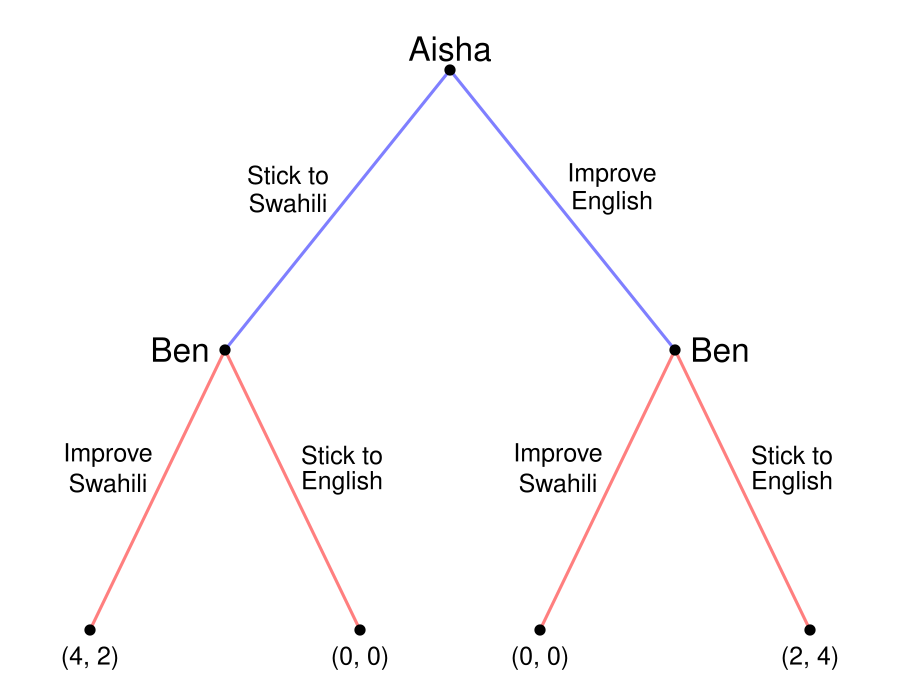

The R source for this figure:
require(shape)
pdf(file = "people/sequential_disagreement.pdf", width = 9, height = 7)

#Set parameters for graphics
axislabelsize <- 1.5
labelsize <- 2
actionlabelsize <- 1.5
graphlinewidth <- 3
segmentlinewidth <- 2
nodesize <- 1.5

COL <- c("#7fc97f", "#beaed4", "#fdc086", "#ffff99", "#386cb0", "#f0027f", "#bf5b17", "#666666")
COLA <- c("#99d8c9","#66c2a4","#41ae76", "#238b45", "#005824")
COLB <- c("#4eb3d3", "#2b8cbe", "#0868ac","#084081")

par(mar =  c(0, 0, 0, 0))

xlims <- c(0, 10)
ylims <- c(0, 10)

npts <- 501 
x <- seq(xlims[1], xlims[2], length.out = npts)
y <- seq(ylims[1], ylims[2], length.out = npts) 

plot(0, 0, xlim = xlims, ylim = ylims, type = "n",
     xlab = expression(paste("")),
     ylab = expression(paste("")), 
     xaxt = "n", 
     yaxt = "n", 
     cex.lab = axislabelsize, 
     bty = "n",
     xaxs="i", 
     yaxs="i")

ticksy <- seq(from = 0, to = ylims[2], by = 2)
ylabels <- seq(from = 0, to = ylims[2], by = 2)
ticksx <- seq(from = 0, to = xlims[2], by = 2)
xlabels <- seq(from = 0, to = xlims[2], by = 2)

#Branches for Aisha
#Swahili
segments(5, 9, 2.5, 5, lty = 1, col = rgb(0, 0, 1, 0.5), lwd = graphlinewidth)
#English
segments(5, 9, 7.5, 5, lty = 1, col = rgb(0, 0, 1, 0.5), lwd = graphlinewidth)

#Branches for Ben
#From Aisha speaking Swahili
#Ben speaking Swahili
segments(2.5, 5, 1, 1, lty = 1, col = rgb(1, 0, 0, 0.5), lwd = graphlinewidth)
#Ben speaking English
segments(2.5, 5, 4, 1, lty = 1, col = rgb(1, 0, 0, 0.5), lwd = graphlinewidth)

#From Aisha Speakign English
#Ben speaking Swahili
segments(7.5, 5, 6, 1, lty = 1, col = rgb(1, 0, 0, 0.5), lwd = graphlinewidth)

#Ben Speaks English
segments(7.5, 5, 9, 1, lty = 1, col = rgb(1, 0, 0, 0.5), lwd = graphlinewidth)

#Initial node
points(5, 9, pch = 16, col = "black", cex = nodesize)

#P1 Nodes
points(2.5, 5, pch = 16, col = "black", cex = nodesize)
points(7.5, 5, pch = 16, col = "black", cex = nodesize)

#P2 Terminal Nodes
points(1, 1, pch = 16, col = "black", cex = nodesize)
points(4, 1, pch = 16, col = "black", cex = nodesize)
points(6, 1, pch = 16, col = "black", cex = nodesize)
points(9, 1, pch = 16, col = "black", cex = nodesize)

text(5, 9.3, expression(paste("Aisha")), cex = labelsize)

text(3.2, 7.5, expression(paste("Stick to")), cex = actionlabelsize)
text(3.2, 7.1, expression(paste("Swahili")), cex = actionlabelsize)
text(6.8, 7.5, expression(paste("Improve")), cex = actionlabelsize)
text(6.8, 7.1, expression(paste("English")), cex = actionlabelsize)


text(2, 5, expression(paste("Ben")), cex = labelsize)
text(1.2, 3.5, expression(paste("Improve")), cex = actionlabelsize)
text(1.2, 3.1, expression(paste("Swahili")), cex = actionlabelsize)
text(3.8, 3.5, expression(paste("Stick to")), cex = actionlabelsize)
text(3.8, 3.1, expression(paste("English")), cex = actionlabelsize)


text(8, 5, expression(paste("Ben")), cex = labelsize)
text(6.2, 3.5, expression(paste("Improve")), cex = actionlabelsize)
text(6.2, 3.1, expression(paste("Swahili")), cex = actionlabelsize)
text(8.8, 3.5, expression(paste("Stick to")), cex = actionlabelsize)
text(8.8, 3.1, expression(paste("English")), cex = actionlabelsize)

#Payoffs 

text(1, .6, expression("(" * phantom("4") * "," * phantom("2") * ")"), cex = actionlabelsize)
text(1, .6, expression(phantom("(") * "4" * phantom(",") * phantom("2") * phantom(")")), col = rgb(0, 0, 1, 0.5),  cex = actionlabelsize)
text(1, .6, expression(phantom("(") * phantom("4") * phantom(",") * "2" * phantom(")")), col = rgb(1, 0, 0, 0.5), cex = actionlabelsize)

text(4, .6, expression("(" * phantom("0") * "," * phantom("0") * ")"), cex = actionlabelsize)
text(4, .6, expression(phantom("(") * "0" * phantom(",") * phantom("0") * phantom(")")), col = rgb(0, 0, 1, 0.5),  cex = actionlabelsize)
text(4, .6, expression(phantom("(") * phantom("0") * phantom(",") * "0" * phantom(")")), col = rgb(1, 0, 0, 0.5), cex = actionlabelsize)

text(6, .6, expression("(" * phantom("0") * "," * phantom("0") * ")"), cex = actionlabelsize)
text(6, .6, expression(phantom("(") * "0" * phantom(",") * phantom("0") * phantom(")")), col = rgb(0, 0, 1, 0.5),  cex = actionlabelsize)
text(6, .6, expression(phantom("(") * phantom("0") * phantom(",") * "0" * phantom(")")), col = rgb(1, 0, 0, 0.5), cex = actionlabelsize)

text(9, .6, expression("(" * phantom("2") * "," * phantom("4") * ")"), cex = actionlabelsize)
text(9, .6, expression(phantom("(") * "2" * phantom(",") * phantom("4") * phantom(")")), col = rgb(0, 0, 1, 0.5),  cex = actionlabelsize)
text(9, .6, expression(phantom("(") * phantom("2") * phantom(",") * "4" * phantom(")")), col = rgb(1, 0, 0, 0.5), cex = actionlabelsize)

dev.off()
